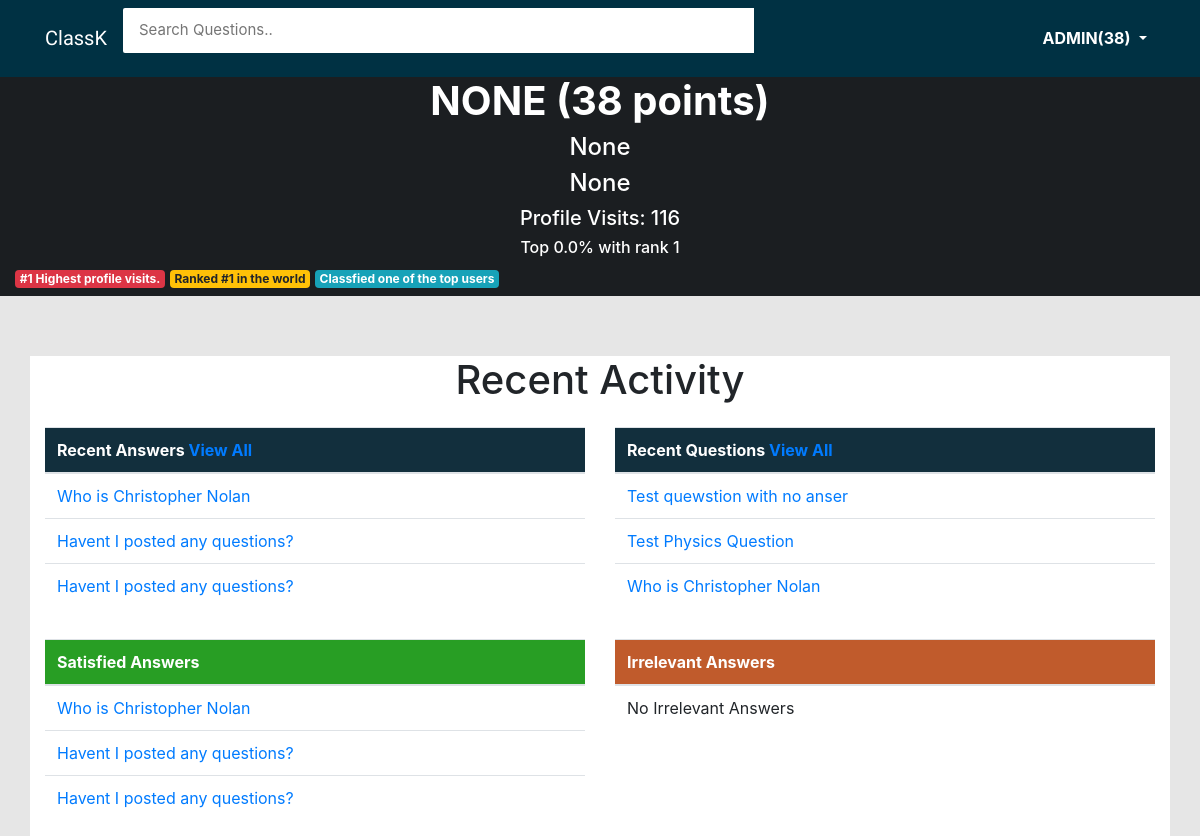
The page /accounts/profile/admin (signed in) on the database as committed earlier.
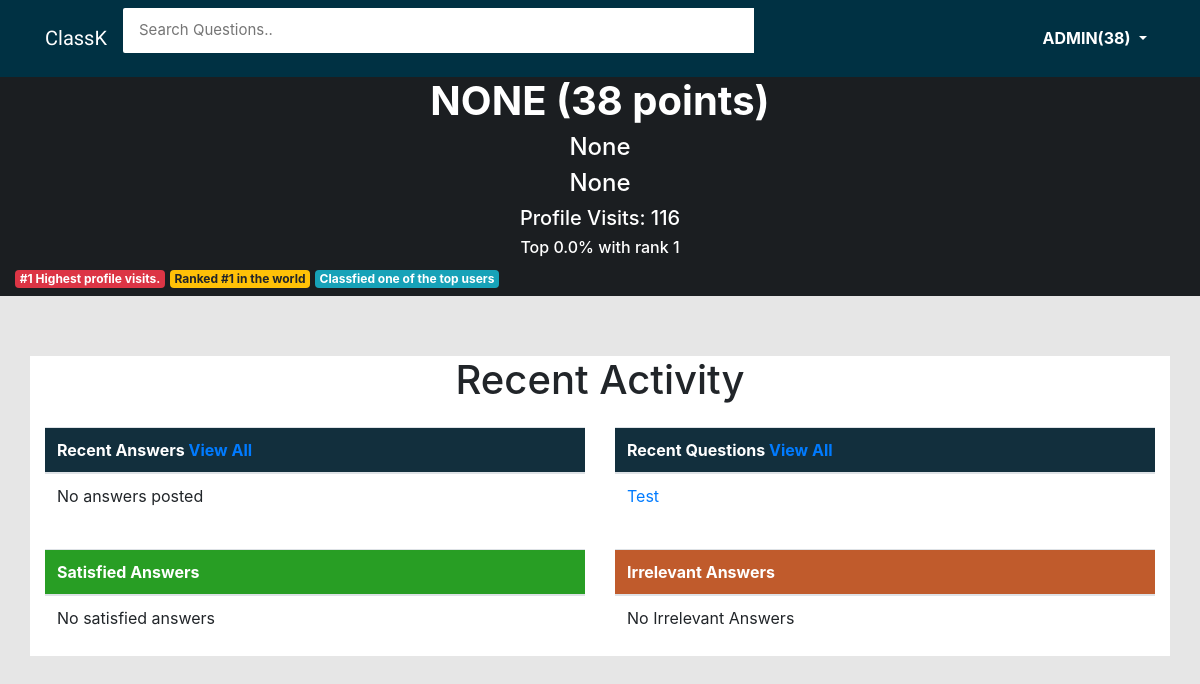
The same page on the database as committed later.
### main/models.py (models this page shows, shortened)
class Answer(models.Model):
    question = models.ForeignKey(Question, on_delete=models.CASCADE)
    user = models.ForeignKey(User, default=None, on_delete=models.CASCADE)
    answer = models.TextField(max_length=3000, null=True)
    posted_on = models.DateField(default=datetime.datetime.now().date())
    satisfied = models.BooleanField(default=False)
    irrelevant = models.BooleanField(default=False)

class Question(models.Model):
    user = models.ForeignKey(User, on_delete=models.CASCADE)
    title = models.CharField(max_length=150, default=None)
    description = models.TextField(max_length=3000)
    slug = models.SlugField(max_length=140, unique=True)
    date = models.DateTimeField(null=True, default=timezone.now())
    category = models.ForeignKey(Category, null=True, default=None, on_delete=models.CASCADE)
    satisfied = models.BooleanField(default=False)
    viewed = models.IntegerField(default=0)
    def __str__(self):
        return self.title

### account/views.py (the view)
# urls.py: url(r'^profile/(?P<user>[.\-\w]+)$', views.profile, name='profile'),
def profile(request, user):
    if request.user.is_authenticated:
        global visits
        global points
        points = []
        visits = []
        profile = User.objects.get(username=user)
        details = Profile.objects.get(user_id=profile.id)
        all_questions = Question.objects.filter(user_id=profile.id)
        asked = Question.objects.filter(user_id=profile.id).count()
        all_answers_by_the_user = Answer.objects.filter(user_id=profile.id)
        answered = Answer.objects.filter(user_id=profile.id).count()
        recent = Question.objects.filter(user_id=profile.id).order_by('-date')[0:3]
        view_count = details.viewes + 1
        details.viewes = view_count
        details.save()
        new_data = details.viewes
        recent_answers = Answer.objects.filter(user_id=profile.id).order_by('-posted_on')[0:3]
        all_profile = Profile.objects.all()
        for p in all_profile:
            point = p.points
            points.append(point)
        ranks_in_order = sorted(points)
        highest_to_lowest =  (sorted(ranks_in_order, key=int, reverse=True))
        index_of_users_points = highest_to_lowest.index(details.points)
        length_of_list = len(points)
        rank = (index_of_users_points/length_of_list)*100
        rank_title = "Top " + str(rank)[:4] + "% with rank " + str(index_of_users_points + 1)
        ranked = index_of_users_points + 1
        all_profile_views = Profile.objects.all()
        for a in all_profile_views:
            v = a.viewes
            visits.append(v)
        visit_sorted = sorted(visits)
        descend = sorted(visit_sorted, key=int, reverse=True)
        index_of_users_visits = descend.index(details.viewes) + 1
        all_answers = Answer.objects.filter(user_id=profile.id)
        sat_ans = all_answers.filter(satisfied=True)
        irrelevant_ans = all_answers.filter(satisfied=False)
        points = Profile.objects.get(user=request.user)
        score = points.points
        context = {
            'profile': profile,
            'details': details,
            'asked': asked,
            'answered': answered,
            'recent':recent,
            'recent_answers': recent_answers,
            'new_data': new_data,
            'all_questions':all_questions,
            'rank_title':rank_title,
            'index_of_users_points': index_of_users_points,
            'ranked':ranked,
            'index_of_users_visits': index_of_users_visits,
            'sat_ans':sat_ans,
            'irrelevant_ans':irrelevant_ans,
            'points':points,
            'score':score,
        }
        return render(request, 'account/profile.html', context)
    else:
        return redirect("accounts:login")

### account/templates/account/profile.html (shortened to what the changed rows need)
<html lang="en">
<head>
    <link href="https://maxcdn.bootstrapcdn.com/bootstrap/4.0.0/css/bootstrap.min.css" rel="stylesheet"> {% load static %}
    <link rel="stylesheet" href="{% static 'css/main.css' %}">
</head>
<body>
    <div class="container-fluid">
        <div class="row">
            <div class="col-md-12" style="background:#1b1e21;">
                <h1 class="text-white text-center"><strong> {{ details.full_name |upper }} ({{ details.points }} points)</strong></h1>
            </div>
                <div class="container" style="background:white; margin-top:5%;">
                    <h1 class="text-center">Recent Activity</h1>
                    <div class="row">
                        <div class="col-md-6" style="background-color:white;">
                            <table class="table table-hover" style="margin-top:15px;">
                                <thead style="background:#122F3D; color:white;">
                                    <tr>
                                        <th>Recent Answers <a href="{% url 'accounts:all2' details.user.username %}">View All</a></th>
                                    </tr>
                                </thead>
                                <tbody>
                                    {% if recent_answers %} {% for r in recent_answers%}
                                    <tr>
                                        <td><a href="{% url 'main:details' slug=r.question.slug %}" style="text-decoration:none;">{{r.question}}</a></td>
                                    </tr>
                                    {% endfor %} {% else %}
                                    <tr>
                                        <td>No answers posted</td>
                                    </tr>
                                    {% endif %}
                                </tbody>
                            </table>
                        </div>
                        <div class="col-md-6" style="background-color:white;">
                            <table class="table table-hover" style="margin-top:15px;">
                                <thead style="background:#122F3D; color:white;">
                                    <tr>
                                        <th>Recent Questions <a href="{% url 'accounts:all' details.user.username %}">View All</a></th>
                                    </tr>
                                </thead>
                                <tbody>
                                    {% if recent %} {% for r in recent %}
                                    <tr>
                                        <td><a href="{% url 'main:details' r.slug %}" style="text-decoration:none;">{{r.title}}</a></td>
                                    </tr>
                                    {% endfor %} {% else %}
                                    <tr>
                                        <td>No questions asked</td>
                                    </tr>
                                    {% endif %}
                                </tbody>
                            </table>
                        </div>
                        <div class="col-md-6" style="background-color:white;">
                                <table class="table table-hover" style="margin-top:15px;">
                                    <thead style="background:rgb(40, 158, 36); color:white;">
                                        <tr>
                                            <th>Satisfied Answers</th>
                                        </tr>
                                    </thead>
                                    <tbody>
                                        {% if sat_ans %}
                                        {% for q in sat_ans %}
                                        <tr>
                                            <td><a href="{% url 'main:details' slug=q.question.slug %}" style="text-decoration:none;">{{q.question}}</a></td>
                                        </tr>
                                        {% endfor %}
                                        {% else %}
                                        <tr>
                                            <td>No satisfied answers</td>
                                        </tr>
                                        {% endif %}
                                    </tbody>
                                </table>
                            </div>
                            <div class="col-md-6" style="background-color:white;">
                                    <table class="table table-hover" style="margin-top:15px;">
                                        <thead style="background:rgb(192, 91, 44); color:white;">
                                            <tr>
                                                <th>Irrelevant Answers</th>
                                            </tr>
                                        </thead>
                                    </table>
                                </div>
                    </div>
                </div>
            </div>
    </div>
</body>
</html>

Rows that differ between the two databases and show on the page:
removed Answer: question "Who is Christopher Nolan"
removed Answer: question "Havent I posted any questions?"
removed Answer: question "Havent I posted any questions?"
removed Question: title "Test quewstion with no anser"
removed Question: title "Test Physics Question"
removed Question: title "Who is Christopher Nolan"
added Question: title "Test"
Other text that changed with them:
text now shown: "No answers posted No satisfied answers"
